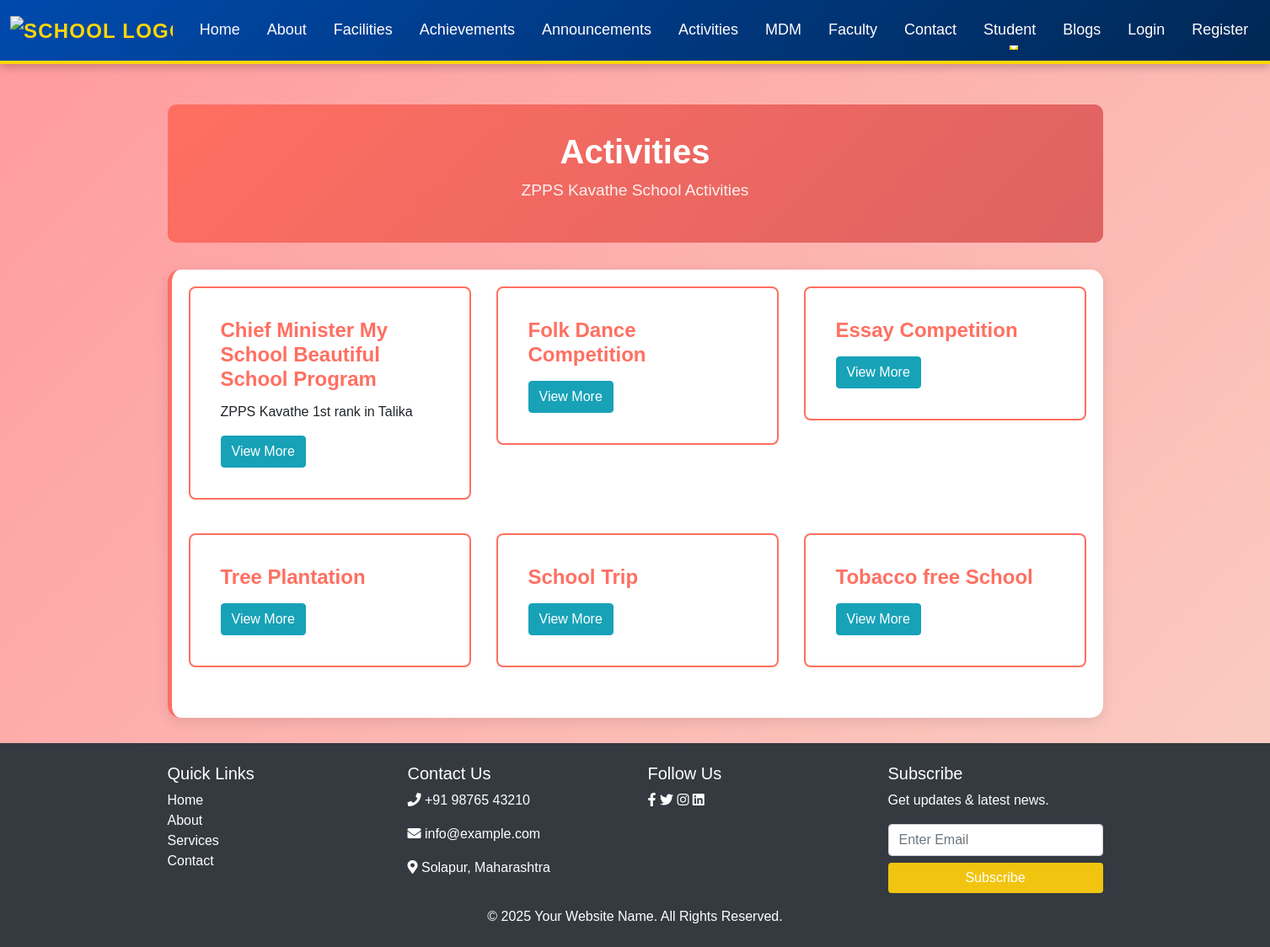
The page /activities/ on the database its author committed.
### activities/models.py (models this page shows, shortened)
class Activity(models.Model):
    title = models.CharField(max_length=200)
    description = models.TextField(blank=True, null=True)

### activities/views.py (the view)
# urls.py: path('', views.activity_list, name='activity_list'),
def activity_list(request):
    activities = Activity.objects.prefetch_related('images').all()
    return render(request, 'activities/template/activity_list.html', {'activities': activities})

### activities/template/activity_list.html (shortened to what this page needs)
{% extends 'template/base.html' %}
{% load static %}
{% block content %}
<div class="container mt-5">
  <link href="{% static 'css/activities.css' %}" rel="stylesheet">
  <div class="activities-header text-center">
    <h1 class="display-4">Activities</h1>
    <p class="lead">ZPPS Kavathe School Activities</p>
  </div>
  <div class="activities-container">
    <div class="row activities-list">
      {% for activity in activities %}
      <div class="col-md-4 mb-4">
        <div class="card activity-item">
          <div class="card-body">
            <h3 class="card-title activity-title">{{ activity.title }}</h3>
            <p class="card-text">{{ activity.description }}</p>
            <button class="btn btn-info" data-toggle="modal" data-target="#modal{{ activity.id }}">View More</button>
          </div>
        </div>
      </div>
      {% endfor %}
    </div>
  </div>
</div>
{% endblock %}

### static/css/activities.css (style rules this page uses)
body { background: linear-gradient(135deg, #ff9a9e, #fad0c4); font-family: 'Arial', sans-serif; }
.activities-header { background: linear-gradient(135deg, #ff6f61, #de6262); color: white; padding: 2rem; border-radius: 10px; margin-bottom: 2rem; text-align: center; }
.activities-header h1 { font-size: 2.5rem; font-weight: bold; margin-bottom: 0.5rem; }
.activities-header p { font-size: 1.2rem; opacity: 0.9; }
.activities-container { background: white; padding: 20px; border-radius: 15px; box-shadow: 0 4px 15px rgba(0, 0, 0, 0.1); margin-bottom: 30px; border-left: 5px solid #ff6f61; }
.activity-item { background: #ffffff; border: 2px solid #ff6f61; border-radius: 8px; margin-bottom: 1rem; padding: 1rem; transition: transform 0.2s, box-shadow 0.2s; text-decoration: none; color: inherit; }
.activity-title { font-size: 1.5rem; color: #ff6f61; font-weight: bold; }

### rows shown on the page
Activity: title "Chief Minister My School Beautiful School Program", description "ZPPS Kavathe 1st rank in Talika"
Activity: title "Folk Dance Competition"
Activity: title "Essay Competition"
Activity: title "Tree Plantation"
Activity: title "School Trip"
Activity: title "Tobacco free School"
